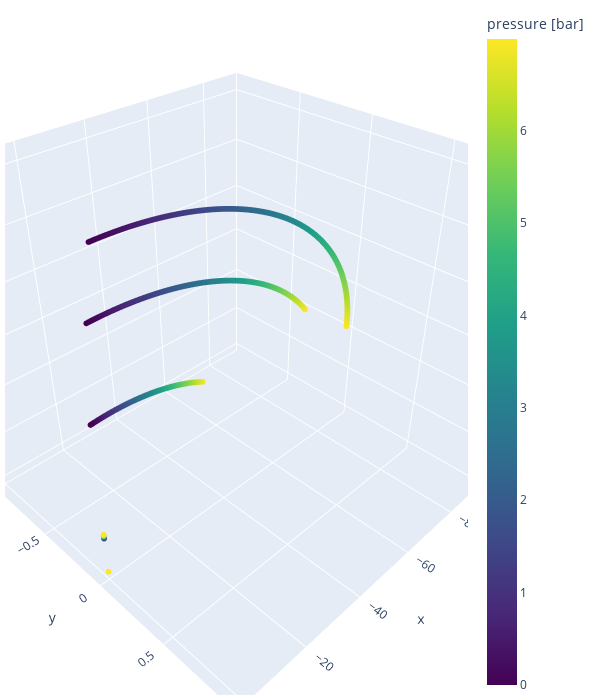

Notebook code for this chart:
### Code cell
# df_coord['x'] = df_coord['x'] * -1
df_coord['size'] = 2
fig = go.Figure(
  data=go.Scatter3d(
    x=df_coord['x'],
    y=df_coord['y'],
    z=df_coord['z'],
    marker=dict(
      size=2,
      # color=df_coord['joint'],
      color=df_coord['pressure'],
      colorscale='viridis',
      showscale=True,
      colorbar=dict(title='pressure [bar]'),
    ),
    line=dict(
      width=0
    ),
    mode='markers',
  )
)
fig.update_yaxes(
   scaleanchor = "x",
   scaleratio = 1,
 )
fig.update_layout(scene_aspectmode='auto')
fig.update_layout(
  # scene = dict(
  #   zaxis = dict(nticks=20, range=[0,200],),
  #   yaxis = dict(nticks=20, range=[-1,1],),
  #   xaxis = dict(nticks=20, range=[-50,50],),),
  height=700,
  width=600,
  margin=dict(r=5, l=5, b=5, t=5))
fig.show()

### Figure 1 — Plotly figure (JSON) as saved in the notebook; plotly's stock layout.template omitted (floating-point values rounded to 4 significant figures; data arrays with more than 128 entries replaced by an {"elided": "..."} marker saying what was removed)
{"data": [{"line": {"width": 0}, "marker": {"color": {"elided": "5600 float values"}, "colorbar": {"title": {"text": "pressure [bar]"}}, "colorscale": [[0, "#440154"], [0.1111, "#482878"], [0.2222, "#3e4989"], [0.3333, "#31688e"], [0.4444, "#26828e"], [0.5556, "#1f9e89"], [0.6667, "#35b779"], [0.7778, "#6ece58"], [0.8889, "#b5de2b"], [1, "#fde725"]], "showscale": true, "size": 2}, "mode": "markers", "type": "scatter3d", "x": {"elided": "5600 float values"}, "y": {"elided": "5600 int values"}, "z": {"elided": "5600 float values"}}], "layout": {"height": 700, "margin": {"b": 5, "l": 5, "r": 5, "t": 5}, "scene": {"aspectmode": "auto"}, "width": 600, "yaxis": {"scaleanchor": "x", "scaleratio": 1}}}
